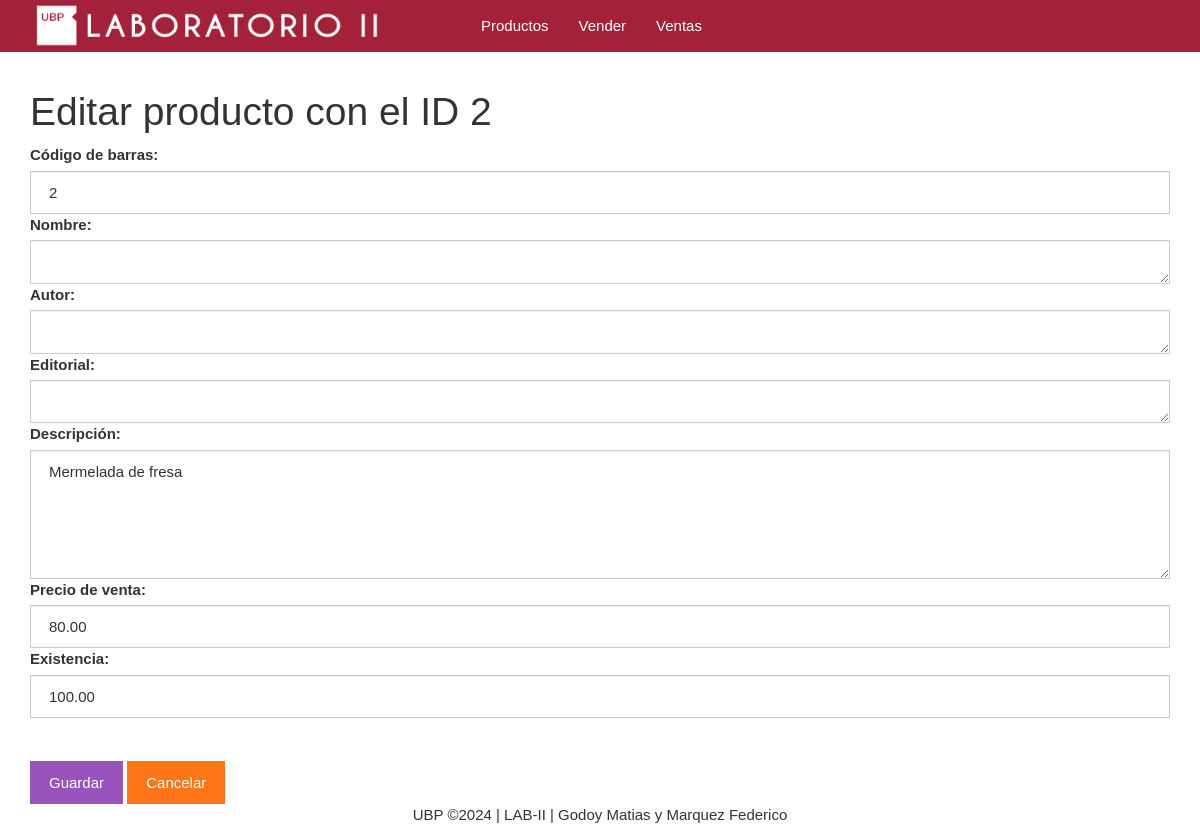
The page /editar.php?id=2 on the database its author committed.
### tables this page shows
CREATE TABLE productos(
	id BIGINT UNSIGNED NOT NULL AUTO_INCREMENT,
	codigo VARCHAR(255) NOT NULL,
	descripcion VARCHAR(255) NOT NULL,
	precioVenta DECIMAL(5, 2) NOT NULL,
	precioCompra DECIMAL(5, 2) NOT NULL,
	existencia DECIMAL(5, 2) NOT NULL,
	PRIMARY KEY(id)
);

### editar.php (the view, shortened to what this page needs)
<?php
$id = $_GET["id"];
include_once "base_de_datos.php";
$sentencia = $base_de_datos->prepare("SELECT * FROM productos WHERE id = ?;");
$sentencia->execute([$id]);
$producto = $sentencia->fetch(PDO::FETCH_OBJ);
?>
<?php include_once "encabezado.php" ?>
	<div class="col-xs-12">
		<h1>Editar producto con el ID <?php echo $producto->id; ?></h1>
		<form method="post" action="guardarDatosEditados.php">
			<label for="codigo">Código de barras:</label>
			<input value="<?php echo $producto->codigo ?>" class="form-control" name="codigo" required type="text" id="codigo" placeholder="Escribe el código">
			<label for="nombre">Nombre:</label>
			<textarea required id="nombre" name="nombre" cols="30" rows="1" class="form-control"><?php echo $producto->nombre ?></textarea>
			<label for="autor">Autor:</label>
			<textarea required id="autor" name="autor" cols="30" rows="1" class="form-control"><?php echo $producto->autor ?></textarea>
			<label for="editorial">Editorial:</label>
			<textarea required id="editorial" name="editorial" cols="30" rows="1" class="form-control"><?php echo $producto->editorial ?></textarea>
			<label for="descripcion">Descripción:</label>
			<textarea required id="descripcion" name="descripcion" cols="30" rows="5" class="form-control"><?php echo $producto->descripcion ?></textarea>
			<label for="precioVenta">Precio de venta:</label>
			<input value="<?php echo $producto->precioVenta ?>" class="form-control" name="precioVenta" required type="number" id="precioVenta" placeholder="Precio de venta">
			<label for="existencia">Existencia:</label>
			<input value="<?php echo $producto->existencia ?>" class="form-control" name="existencia" required type="number" id="existencia" placeholder="Cantidad o existencia">
			<br><br><input class="btn btn-info" type="submit" value="Guardar">
			<a class="btn btn-warning" href="./listar.php">Cancelar</a>
		</form>
	</div>
<?php include_once "pie.php" ?>

### css/estilo.css (style rules this page uses)
body { padding-top: 70px; }

### rows shown on the page
productos: id "2", codigo "2", descripcion "Mermelada de fresa", precioVenta "80.00", existencia "100.00"
